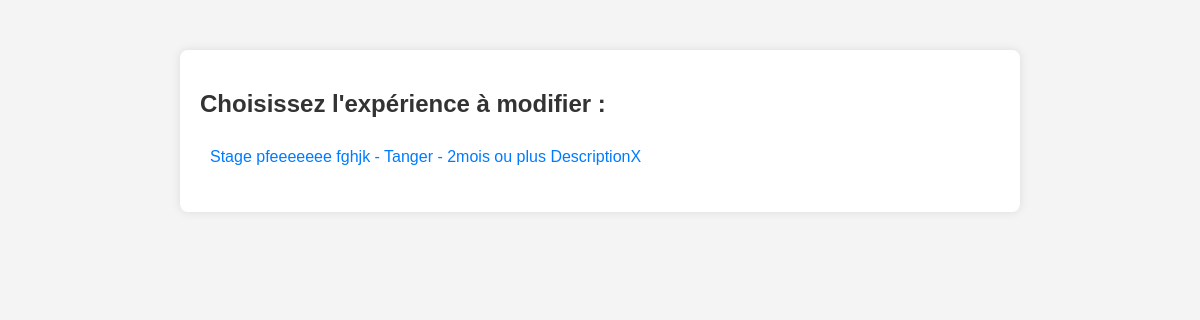
/choose_experience_to_edit/ (signed in), run on the app's committed database.
### projecto_app/models.py (models this page shows, shortened)
class Experience(models.Model):
    utilisateur = models.ForeignKey(Utilisateur, on_delete=models.CASCADE)
    nom_experience = models.CharField(max_length=100)
    Lieu_fonctionnement = models.CharField(max_length=100, null=True)
    Duree_experience = models.CharField(max_length=100)
    description = models.TextField()
    date_experience = models.DateTimeField(auto_now_add=True)

### projecto_app/views.py (the view)
# urls.py: path('choose_experience_to_edit/', views.choose_experience_to_edit, name='choose_experience_to_edit'),
def choose_experience_to_edit(request):
    utilisateur = Utilisateur.objects.get(user=request.user)
    experiences = Experience.objects.filter(utilisateur=utilisateur)
    return render(request, 'pages/choose_experience_to_edit.html', {'experiences': experiences})

### templates/pages/choose_experience_to_edit.html (shortened to what this page needs)
<!DOCTYPE html>
<html lang="en">
<head>
</head>
<body>
<div class="container">
    <h2>Choisissez l'expérience à modifier :</h2>
    <ul>
        {% for experience in experiences %}
            <li><a href="{% url 'edit_experience' experience_id=experience.id %}"> {{ experience.nom_experience }} - {{ experience.Lieu_fonctionnement }} - {{ experience.Duree_experience }}
                {{ experience.description }}
            </a></li>
        {% endfor %}
    </ul>
</div>
</body>
</html>

### templates/pages/choose_experience_to_edit.html (style rules this page uses)
body { font-family: Arial, sans-serif; margin: 0; padding: 0; background-color: #f4f4f4; }
.container { max-width: 800px; background-color: #fff; border-radius: 8px; padding: 20px; box-shadow: 0px 0px 10px rgba(0, 0, 0, 0.1); margin: 50px auto; }
h2 { color: #333; font-size: 24px; margin-bottom: 20px; }
ul { list-style-type: none; padding: 0; }
li { margin-bottom: 10px; }
a { text-decoration: none; color: #007bff; display: block; padding: 10px; border-radius: 4px; transition: background-color 0.3s ease; }

### data on the page
Experience: nom_experience "Stage pfeeeeeee fghjk", Lieu_fonctionnement "Tanger", Duree_experience "2mois ou plus", description "DescriptionX"
